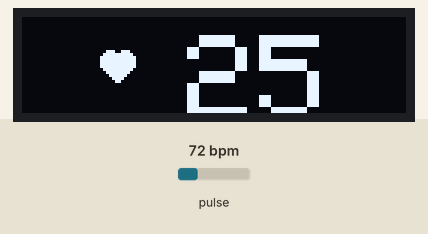
Recording of a sketch running on a simulated Arduino Uno, built with avr-gcc and run on an emulated ATmega328P. On the bench: 128×32 one-colour display. The inputs (shaded band) are chosen by the test bench; at power-on: pulse 72 bpm. The display library's start-up logo is not drawn; what the sketch prints to the serial monitor is not drawn.

Above: at 3.2 s.
3.3 s: pulse set to 42 bpm
At 4.8 s:
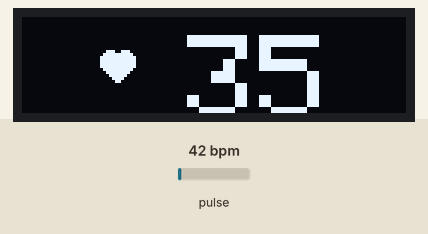
6.3 s: pulse set to 100 bpm
At 7.7 s:
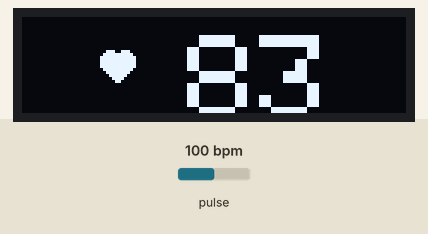
7.8 s: pulse set to 70 bpm
At 9.0 s:
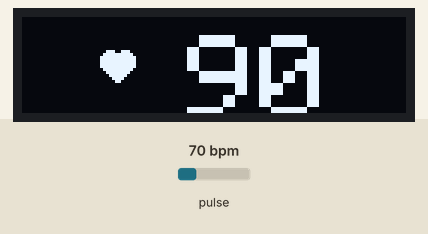
Timing chart, 0 to 10.8 s (numbered marks = the images above; inputs shaded):
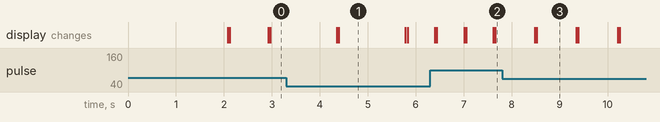

The sketch:

HeartRate.ino
```cpp
#include <SPI.h>
#include <Wire.h>
#include <Adafruit_GFX.h>
#include <Adafruit_SSD1306.h>

#define SCREEN_WIDTH 128 // OLED display width, in pixels // ancho de la pantalla en pixeles.
#define SCREEN_HEIGHT 32 // OLED display height, in pixels // alto de la pantalla en pixeles.

// Declaration for an SSD1306 display connected to I2C (SDA, SCL pins)
// The pins for I2C are defined by the Wire-library.
// On an arduino UNO:       A4(SDA), A5(SCL)
// On an arduino MEGA 2560: 20(SDA), 21(SCL)
// On an arduino LEONARDO:   2(SDA),  3(SCL), ...

#define OLED_RESET     -1 // si la pantalla no tiene pin de RESET se le coloca -1
#define SCREEN_ADDRESS 0x3C /// direccion i2c del modulo pantalla, usualmente 3C, en ocaciones 3D
Adafruit_SSD1306 display(SCREEN_WIDTH, SCREEN_HEIGHT, &Wire, OLED_RESET);

// definicion del mapa de bits de un corazon grande, con 24 x 24 pixeles de tamaño.
#define LOGO_HEIGHT   24
#define LOGO_WIDTH    24
static const unsigned char PROGMEM logo_bmp[] =
{ 0b00000000, 0b00000000, 0b00000000,
  0b00000000, 0b00000000, 0b00000000,
  0b00000000, 0b00000000, 0b00000000,
  0b00000000, 0b00000000, 0b00000000,
  0b00001111, 0b11000011, 0b11110000,
  0b00011111, 0b11100111, 0b11111000,
  0b00111111, 0b11111111, 0b11111100,
  0b01111111, 0b11111111, 0b11111110,
  0b01111111, 0b11111111, 0b11111110,
  0b01111111, 0b11111111, 0b11111110,
  0b01111111, 0b11111111, 0b11111110,
  0b01111111, 0b11111111, 0b11111110, //12
  0b00111111, 0b11111111, 0b11111100, //13
  0b00011111, 0b11111111, 0b11111000,
  0b00011111, 0b11111111, 0b11111000,
  0b00001111, 0b11111111, 0b11110000,
  0b00000111, 0b11111111, 0b11100000,
  0b00000011, 0b11111111, 0b11000000,
  0b00000001, 0b11111111, 0b10000000,
  0b00000000, 0b11111111, 0b00000000,
  0b00000000, 0b00111100, 0b00000000,
  0b00000000, 0b00011000, 0b00000000,
  0b00000000, 0b00000000, 0b00000000,
  0b00000000, 0b00000000, 0b00000000 };

// definicion del mapa de bits de un corazon pequeño, con 24 x 24 pixeles de tamaño.
#define LOGO2_HEIGHT   24
#define LOGO2_WIDTH    24
  static const unsigned char PROGMEM logo2_bmp[] =
{ 0b00000000, 0b00000000, 0b00000000,
  0b00000000, 0b00000000, 0b00000000,
  0b00000000, 0b00000000, 0b00000000,
  0b00000000, 0b00000000, 0b00000000,
  0b00000000, 0b00000000, 0b00000000,
  0b00000000, 0b00000000, 0b00000000,
  0b00000000, 0b00000000, 0b00000000,
  0b00000000, 0b11100111, 0b00000000,
  0b00000001, 0b11111111, 0b10000000,
  0b00000011, 0b11111111, 0b11000000,
  0b00000011, 0b11111111, 0b11000000,
  0b00000011, 0b11111111, 0b11000000, //12
  0b00000011, 0b11111111, 0b11000000, //13
  0b00000001, 0b11111111, 0b10000000,
  0b00000000, 0b11111111, 0b00000000,
  0b00000000, 0b01111110, 0b00000000,
  0b00000000, 0b00111100, 0b00000000,
  0b00000000, 0b00011000, 0b00000000,
  0b00000000, 0b00000000, 0b00000000,
  0b00000000, 0b00000000, 0b00000000,
  0b00000000, 0b00000000, 0b00000000,
  0b00000000, 0b00000000, 0b00000000,
  0b00000000, 0b00000000, 0b00000000,
  0b00000000, 0b00000000, 0b00000000 };

int counter = 0;
#include <Wire.h>
#include "MAX30105.h"

#include "heartRate.h"

MAX30105 particleSensor;

const byte RATE_SIZE = 4; //Increase this for more averaging. 4 is good. Numero de muestras que toma para calcular el latido por minuto promedio.
byte rates[RATE_SIZE]; //Array of heart rates
byte rateSpot = 0;
long lastBeat = 0; //Time at which the last beat occurred

float beatsPerMinute;
int beatAvg;

void setup()
{
  Serial.begin(115200);     // iniciar la interface serial a 115200 de velocidad, por lo que si desea ver los datos de ritmo cardiaco en el motinor serie del software de arduino, debe configurar esta misma velocidad de el monitor serie
    // SSD1306_SWITCHCAPVCC = generate display voltage from 3.3V internally
  if(!display.begin(SSD1306_SWITCHCAPVCC, SCREEN_ADDRESS)) {
    Serial.println(F("SSD1306 allocation failed"));
    for(;;); // Don't proceed, loop forever
  }
  display.setTextColor(SSD1306_WHITE);      // definicion del color de la pantalla en blanco, o activo.
  // Show initial display buffer contents on the screen --
  // the library initializes this with an Adafruit splash screen.
  display.display();
  delay(2000); // Pause for 2 seconds

  // Clear the buffer
  display.clearDisplay();
    display.display();
  Serial.println("Initializing...");

  // Initialize sensor
  if (!particleSensor.begin(Wire, I2C_SPEED_FAST)) //Use default I2C port, 400kHz speed
  {
    Serial.println("MAX30105 was not found. Please check wiring/power. ");
    while (1);
  }
  Serial.println("Place your index finger on the sensor with steady pressure.");

  particleSensor.setup(); //Configure sensor with default settings
  particleSensor.setPulseAmplitudeRed(0x0A); //Turn Red LED to low to indicate sensor is running
  particleSensor.setPulseAmplitudeGreen(0); //Turn off Green LED
}

void loop()
{
  long irValue = particleSensor.getIR();


  if (checkForBeat(irValue) == true)        // Estructura if(){} que detecta un latido
  {
    //We sensed a beat!
    long delta = millis() - lastBeat;
    lastBeat = millis();

    beatsPerMinute = 60 / (delta / 1000.0);

    if (beatsPerMinute < 255 && beatsPerMinute > 20)      // estructura if(){} que promedia los latidos segun el RATE_SIZE para obtener medidas mas estables
    {
      rates[rateSpot++] = (byte)beatsPerMinute; //Store this reading in the array
      rateSpot %= RATE_SIZE; //Wrap variable

      //Take average of readings
      beatAvg = 0;
      for (byte x = 0 ; x < RATE_SIZE ; x++)
        beatAvg += rates[x];
      beatAvg /= RATE_SIZE;
       display.clearDisplay();          // 4 instrucicones para ilustrar el valor correspodiente a los latidos del corazon promedio de las ultimas 4 muestras
       display.setTextSize(4);
       display.setCursor(55,6);
       display.println(beatAvg);
      testdrawbitmap2(0);              // borra el corazon pequeño

      testdrawbitmap(1);                // dibuja el corazon grande
    }
    testdrawbitmap(0);                  // borra el corazon grande
    testdrawbitmap2(1);                 // dibuja el corazon pequeño
  }
// impresion o trasnmision de los paramentros de intensidad de luz infraroja, latidos por minuto, promedio de latidos por minuto al monitor serie
  Serial.print("IR=");
  Serial.print(irValue);
  Serial.print(", BPM=");
  Serial.print(beatsPerMinute);
  Serial.print(", Avg BPM=");
  Serial.print(beatAvg);

// estructura if que determina si no hay un dedo colocado en el sensor
  if (irValue < 50000){
    Serial.print(" No finger?");
      display.clearDisplay();
       display.setTextSize(2);             // Normal 2:1 pixel scale
       display.setCursor(0,0);             // Start at top-left corner
       display.print("Ubique su dedo");
       display.display();
  }
  Serial.println();
}

// Metodo que dibuja el corazon grande en la pantalla OLED, el argumento (color) tiene 2 posibles valores (0 o 1) si esta en 0 borra los pixeles, si esta en 1 activa los pixeles.
void testdrawbitmap(int color) {
  display.drawBitmap(
    ((display.width()  - LOGO_WIDTH ) / 5),
    4,
    logo_bmp, LOGO_WIDTH, LOGO_HEIGHT, color);
  display.display();
}

// Metodo que dibuja el corazon pequeño en la pantalla OLED, el argumento (color) tiene 2 posibles valores (0 o 1) si esta en 0 borra los pixeles, si esta en 1 activa los pixeles.
void testdrawbitmap2(int color) {
  display.drawBitmap(
    ((display.width()  - LOGO_WIDTH ) / 5),
    4,
    logo2_bmp, LOGO2_WIDTH, LOGO2_HEIGHT, color);
  display.display();
}
```

Measured:
- what the display in image 1 shows lasts 1.4 s, from 4.4 s to 5.8 s
- what the display in image 3 shows lasts 0.9 s, from 8.5 s to 9.4 s
